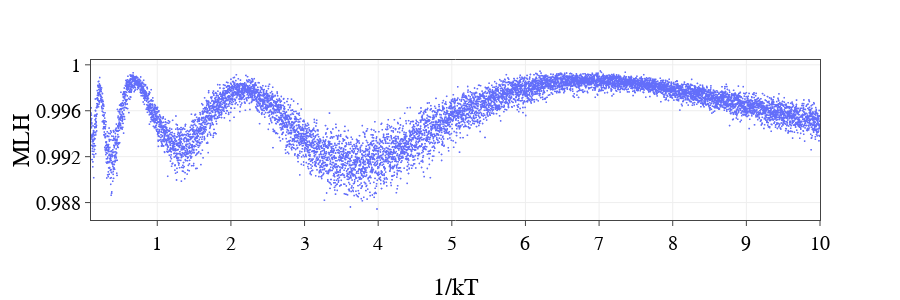

Write notebook code for a chart like this one.
### Code cell
import numpy as np
import plotly.express as px
from functools import partial
from scipy import stats
from joblib import Parallel, delayed
from numba import njit
import plotly.graph_objects as go
import pandas as pd


benford = np.array([30.1,
                    17.6,
                    12.5,
                    9.7,
                    7.9,
                    6.7,
                    5.8,
                    5.1,
                    4.6]) / 100

# @njit
def benford_r2(bin_percent):
    return stats.pearsonr(benford, bin_percent[1:])[0]

import torch
# @njit
def bincount(tensor):
    counts = torch.zeros(10)
    for i in range(10):
        counts[i] = torch.count_nonzero(tensor == i)
    return counts


@torch.no_grad()
def bin_percent(tensor):
    tensor = torch.tensor(tensor)
    tensor = tensor.abs() * 1e10
    tensor = tensor // 10 ** torch.log10(tensor).long()
    tensor = bincount(tensor.long())
    return (tensor / tensor.sum()).numpy()
from numba import njit

@njit
def boltzmann_gibbs(beta, E):
    """Returns the probability of an Ideal Gas in a seal container system at temperature T will have energy E

    Args:
        T (float): Temperature of the Ideal Gas
        E (float): Energy of the Ideal Gas

    Returns:
        float: Probability
    """
    return beta * np.exp(-beta * E)

@njit
def fermi_dirac(E, beta):
    """Returns the probability of an Ideal Gas in a seal container system at temperature T will have energy E

    Args:
        T (float): Temperature of the Ideal Gas
        E (float): Energy of the Ideal Gas

    Returns:
        float: Probability
    """
    # print(beta)
    return (beta/np.log(2)) / (1 + np.exp(beta * E))

class FermiDirac(stats.rv_continuous):
    def _pdf(self, E, beta):
        return (beta/np.log(2)) / (1 + np.exp(beta * E))


@njit
def icdf_bg(x, beta):
    '''Inverse Cumulative Distribution Function for Boltzmann-Gibbs'''
    return -np.log(x)/beta

@njit
def icdf_fd(x, beta):
    '''This doesn't work, probably a mistake in integrating and taking inverse'''
    #print(x, 2 ** -x)
    return (-1/beta) * np.log(2. ** (-x) - 1)

def get_beta_i(beta_i, num_vals):
    samples = icdf_bg(
        np.random.uniform(size=num_vals),
        beta_i
    )
    mlh = benford_r2(bin_percent(samples))
    # print(mlh)
    return mlh

from tqdm.notebook import tqdm
def generate_samples():
    # beta = np.logspace(-0.1, -1, base=0.1, num=10000, endpoint=True)
    beta = np.linspace(0.1, 10.0, num=10000)
    num_vals = int(2**15)
    # fig = go.Figure()

    mlh = Parallel(n_jobs=-1)(delayed(get_beta_i)(b, num_vals) for b in tqdm(beta))
    # fig.add_trace(
    #         go.Scatter(
    #             y=mlh,
    #             # name=names[dataset],
    #             marker_color="#CE9DD9",
    #             mode="markers"
    #     )
    # )
    # color=["#CE9DD9"]*len(beta)
    # mlh = np.log(mlh)
    df=pd.DataFrame({"Beta":beta, "MLH":mlh})
    fig=px.scatter(df, x="Beta", y="MLH")
    fig.update_layout(font=dict(
    family="Times New Roman",
    size=20,
    color="Black",), autosize=True)
    fig.update_layout(template='none',)
    fig.update_xaxes(title_text="1/kT", automargin=True,)
    fig.update_yaxes(title_text="MLH", automargin=True)
    fig.update_xaxes(mirror=True, ticks="outside", showline=True)
    fig.update_yaxes(mirror=True, ticks="outside", showline=True, tick0=0.98, dtick=0.004)
    fig.update_layout(
    # yaxis={"range":[0.97, 1.0]},
    xaxis={"range":[0.1, 10]},
)
    fig.update_layout(
    autosize=False,
    # width=1500,
    height=300,)
    fig.update_traces(marker=dict(size=2))
    fig.show()

def plot_pdf():
    space = np.linspace(0.0, 1000000, num=10000*10)
    probs = [boltzmann_gibbs(1, e) for e in space]
    fig = px.line(x=space, y=probs)

    fig.show()

if __name__ == "__main__":
    generate_samples()

### Figure 1 — Plotly figure (JSON) as saved in the notebook; plotly's stock layout.template omitted (floating-point values rounded to 4 significant figures; data arrays with more than 128 entries replaced by an {"elided": "..."} marker saying what was removed)
{"data": [{"hovertemplate": "Beta=%{x}<br>MLH=%{y}<extra></extra>", "legendgroup": "", "marker": {"color": "#636efa", "size": 2, "symbol": "circle"}, "mode": "markers", "name": "", "showlegend": false, "type": "scattergl", "x": {"elided": "10000 float values"}, "xaxis": "x", "y": {"elided": "10000 float values"}, "yaxis": "y"}], "layout": {"autosize": false, "font": {"color": "Black", "family": "Times New Roman", "size": 20}, "height": 300, "legend": {"tracegroupgap": 0}, "margin": {"t": 60}, "xaxis": {"anchor": "y", "automargin": true, "domain": [0, 1], "mirror": true, "range": [0.1, 10], "showline": true, "ticks": "outside", "title": {"text": "1/kT"}}, "yaxis": {"anchor": "x", "automargin": true, "domain": [0, 1], "dtick": 0.004, "mirror": true, "showline": true, "tick0": 0.98, "ticks": "outside", "title": {"text": "MLH"}}}}
